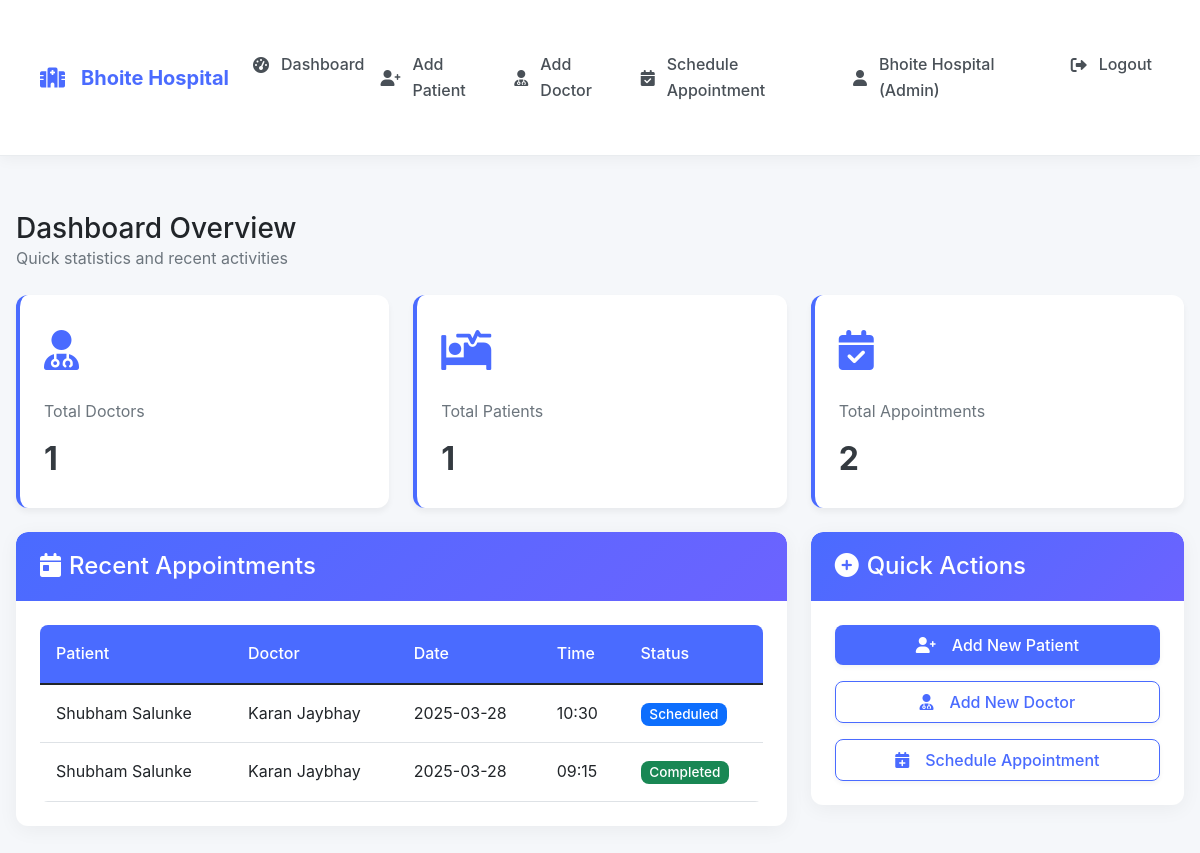
/admin/dashboard (signed in), run on the app's committed database.
### tables this page shows
CREATE TABLE appointments (
        id INTEGER PRIMARY KEY AUTOINCREMENT,
        patient_id INTEGER NOT NULL,
        doctor_id INTEGER NOT NULL,
        date TEXT NOT NULL,
        time_slot TEXT NOT NULL,
        status TEXT DEFAULT 'Scheduled',
        notes TEXT,
        created_at TIMESTAMP DEFAULT CURRENT_TIMESTAMP,
        hospital_id INTEGER NOT NULL,
        FOREIGN KEY (patient_id) REFERENCES patients(id),
        FOREIGN KEY (doctor_id) REFERENCES doctors(id),
        FOREIGN KEY (hospital_id) REFERENCES staff(id)
    );

CREATE TABLE patients (
        id INTEGER PRIMARY KEY AUTOINCREMENT,
        name TEXT NOT NULL,
        age INTEGER NOT NULL,
        gender TEXT,
        contact TEXT,
        address TEXT,
        medical_history TEXT,
        created_at TIMESTAMP DEFAULT CURRENT_TIMESTAMP,
        created_by INTEGER,
        hospital_id INTEGER NOT NULL,
        FOREIGN KEY (created_by) REFERENCES staff(id),
        FOREIGN KEY (hospital_id) REFERENCES staff(id)
    );

CREATE TABLE doctors (
        id INTEGER PRIMARY KEY AUTOINCREMENT,
        name TEXT NOT NULL,
        specialization TEXT NOT NULL,
        experience INTEGER,
        consultation_fee REAL,
        contact TEXT,
        bio TEXT,
        image_path TEXT,
        username TEXT UNIQUE,
        password TEXT,
        created_by INTEGER,
        hospital_id INTEGER NOT NULL,
        FOREIGN KEY (created_by) REFERENCES staff(id),
        FOREIGN KEY (hospital_id) REFERENCES staff(id)
    );

### app.py (the view)
@app.route('/admin/dashboard')
def admin_dashboard():
    if 'user_id' not in session or session['user_type'] != 'admin':
        return redirect(url_for('login'))
    conn = get_db_connection()
    doctors_count = conn.execute('SELECT COUNT(*) FROM doctors WHERE hospital_id = ?',
                               (session['hospital_id'],)).fetchone()[0]
    patients_count = conn.execute('SELECT COUNT(*) FROM patients WHERE hospital_id = ?',
                                (session['hospital_id'],)).fetchone()[0]
    appointments_count = conn.execute('SELECT COUNT(*) FROM appointments WHERE hospital_id = ?',
                                    (session['hospital_id'],)).fetchone()[0]
    recent_appointments = conn.execute('''
        SELECT a.id, p.name as patient_name, d.name as doctor_name, a.date, a.time_slot, a.status
        FROM appointments a
        JOIN patients p ON a.patient_id = p.id
        JOIN doctors d ON a.doctor_id = d.id
        WHERE a.hospital_id = ?
        ORDER BY a.date DESC, a.time_slot DESC
        LIMIT 5
    ''', (session['hospital_id'],)).fetchall()
    conn.close()
    return render_template('admin/dashboard.html',
                         doctors_count=doctors_count,
                         patients_count=patients_count,
                         appointments_count=appointments_count,
                         recent_appointments=recent_appointments)

### app.py (called while the page is built)
def get_db_connection():
    conn = sqlite3.connect('hospital.db')
    conn.row_factory = sqlite3.Row
    return conn

### templates/admin/dashboard.html (shortened to what this page needs)
{% extends "base.html" %}
{% block content %}
<div class="mb-4">
    <h3 class="text-dark mb-0">Dashboard Overview</h3>
    <p class="text-muted">Quick statistics and recent activities</p>
</div>
<div class="row g-4 mb-4">
    <div class="col-md-4">
        <div class="dashboard-card">
            <div class="card-icon">
                <i class="fas fa-user-md"></i>
            </div>
            <div class="card-title">Total Doctors</div>
            <div class="card-value">{{ doctors_count }}</div>
        </div>
    </div>
    <div class="col-md-4">
        <div class="dashboard-card">
            <div class="card-icon">
                <i class="fas fa-procedures"></i>
            </div>
            <div class="card-title">Total Patients</div>
            <div class="card-value">{{ patients_count }}</div>
        </div>
    </div>
    <div class="col-md-4">
        <div class="dashboard-card">
            <div class="card-icon">
                <i class="fas fa-calendar-check"></i>
            </div>
            <div class="card-title">Total Appointments</div>
            <div class="card-value">{{ appointments_count }}</div>
        </div>
    </div>
</div>
<div class="row">
    <div class="col-md-8">
        <div class="card">
            <div class="card-header">
                <h4 class="mb-0"><i class="fas fa-calendar-day me-2"></i>Recent Appointments</h4>
            </div>
            <div class="card-body">
                <div class="table-responsive">
                    <table class="table table-hover">
                        <thead>
                            <tr>
                                <th>Patient</th>
                                <th>Doctor</th>
                                <th>Date</th>
                                <th>Time</th>
                                <th>Status</th>
                            </tr>
                        </thead>
                        <tbody>
                            {% for app in recent_appointments %}
                            <tr>
                                <td>{{ app.patient_name }}</td>
                                <td>{{ app.doctor_name }}</td>
                                <td>{{ app.date }}</td>
                                <td>{{ app.time_slot }}</td>
                                <td>
                                    <span class="badge
                                        {% if app.status == 'Completed' %}bg-success
                                        {% elif app.status == 'Cancelled' %}bg-danger
                                        {% else %}bg-primary{% endif %}">
                                        {{ app.status }}
                                    </span>
                                </td>
                            </tr>
                            {% else %}
                            <tr>
                                <td colspan="5" class="text-center">No recent appointments</td>
                            </tr>
                            {% endfor %}
                        </tbody>
                    </table>
                </div>
            </div>
        </div>
    </div>
    <div class="col-md-4">
        <div class="card">
            <div class="card-header">
                <h4 class="mb-0"><i class="fas fa-plus-circle me-2"></i>Quick Actions</h4>
            </div>
            <div class="card-body">
                <div class="d-grid gap-3">
                    <a href="{{ url_for('add_patient') }}" class="btn btn-primary">
                        <i class="fas fa-user-plus me-2"></i>Add New Patient
                    </a>
                    <a href="{{ url_for('add_doctor') }}" class="btn btn-outline-primary">
                        <i class="fas fa-user-md me-2"></i>Add New Doctor
                    </a>
                    <a href="{{ url_for('schedule_appointment') }}" class="btn btn-outline-primary">
                        <i class="fas fa-calendar-plus me-2"></i>Schedule Appointment
                    </a>
                </div>
            </div>
        </div>
    </div>
</div>
{% endblock %}

### static/css/style.css (style rules this page uses)
:root { --primary: #4a6bff; --primary-light: #eef1ff; --primary-dark: #3a56d4; --secondary: #6c63ff; --success: #28a745; --info: #17a2b8; --warning: #ffc107; --danger: #dc3545; --light: #f8f9fa; --dark: #343a40; --white: #ffffff; --gray-100: #f8f9fa; --gray-200: #e9ecef; --gray-300: #dee2e6; --gray-400: #ced4da; --gray-500: #adb5bd; --gray-600: #6c757d; --gray-700: #495057; --gray-800: #343a40; --gray-900: #212529; }
body { font-family: 'Inter', -apple-system, BlinkMacSystemFont, 'Segoe UI', Roboto, 'Helvetica Neue', Arial, sans-serif; background-color: #f5f7fa; color: var(--gray-800); line-height: 1.6; min-height: 100vh; }
.card { border: none; border-radius: 12px; box-shadow: 0 4px 20px rgba(0, 0, 0, 0.05); transition: all 0.3s ease; overflow: hidden; background: var(--white); margin-bottom: 1.5rem; }
.card-header { background: linear-gradient(135deg, var(--primary), var(--secondary)); color: var(--white); border-radius: 12px 12px 0 0 !important; padding: 1.25rem 1.5rem; font-weight: 600; border-bottom: none; }
.card-body { padding: 1.5rem; }
.dashboard-card { background: var(--white); border-radius: 12px; padding: 1.5rem; box-shadow: 0 4px 6px rgba(0, 0, 0, 0.05); transition: all 0.3s ease; height: 100%; position: relative; border-left: 4px solid var(--primary); }
.dashboard-card .card-icon { font-size: 2.5rem; color: var(--primary); margin-bottom: 1rem; }
.dashboard-card .card-title { font-size: 1rem; color: var(--gray-600); margin-bottom: 0.5rem; }
.dashboard-card .card-value { font-size: 2rem; font-weight: 700; color: var(--dark); }
.btn { border-radius: 8px; padding: 0.5rem 1.25rem; font-weight: 500; transition: all 0.3s ease; box-shadow: 0 2px 5px rgba(0, 0, 0, 0.05); border: none; display: inline-flex; align-items: center; justify-content: center; gap: 0.5rem; }
.btn-primary { background-color: var(--primary); color: white; }
.btn-outline-primary { border: 1px solid var(--primary); color: var(--primary); }
.table { border-radius: 8px; overflow: hidden; margin-bottom: 0; }
.table th { background-color: var(--primary); color: var(--white); font-weight: 500; padding: 1rem; }
.table td { vertical-align: middle; padding: 1rem; }
.badge { font-weight: 500; padding: 0.35em 0.65em; border-radius: 8px; font-size: 0.85em; }

### data on the page
appointments: patient_name "Shubham Salunke", doctor_name "Karan Jaybhay", date "2025-03-28", time_slot "10:30", status "Scheduled"
appointments: patient_name "Shubham Salunke", doctor_name "Karan Jaybhay", date "2025-03-28", time_slot "09:15", status "Completed"

### other printed values
{{ session['hospital_name'] }} "Bhoite Hospital"
{{ session['name'] }} "Bhoite Hospital"
{{ 'Admin' if session['user_type'] == 'admin' else 'Doctor' }} "Admin"
{{ doctors_count }} "1"
{{ patients_count }} "1"
{{ appointments_count }} "2"
